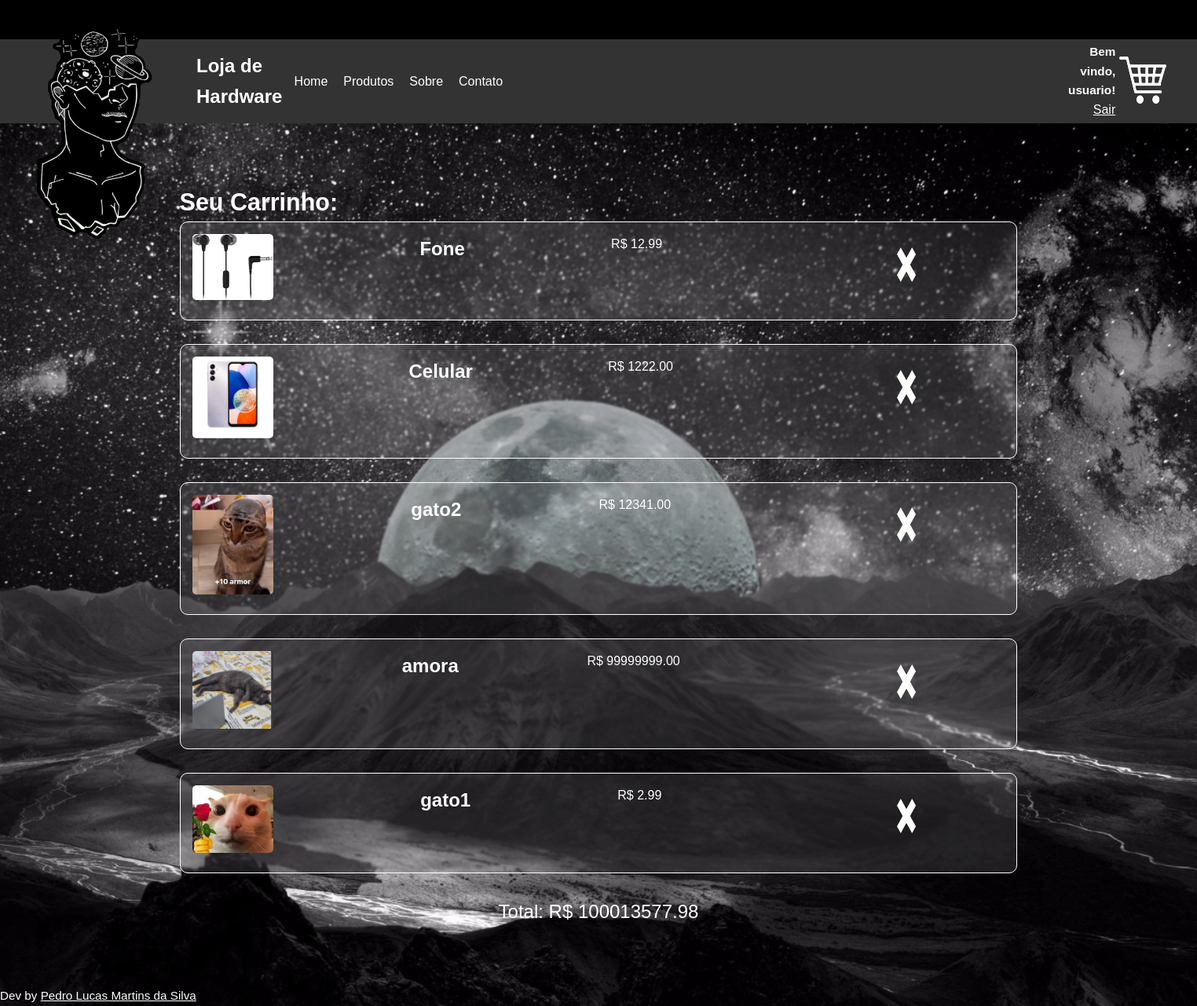
/carrinho/ (signed in), run on the app's committed database.
### loja/models.py (models this page shows, shortened)
class Usuario(models.Model):
    nome = models.CharField(max_length=100)
    email = models.EmailField(unique=True)
    senha = models.CharField(max_length=100)

class Produto(models.Model):
    nome = models.CharField(max_length=100)
    preco = models.DecimalField(max_digits=10, decimal_places=2)
    estoque = models.IntegerField()
    imagem = models.ImageField(upload_to='produtos/', null=True, blank=True)

class Cart(models.Model):
    usuario = models.OneToOneField(Usuario, on_delete=models.CASCADE)
    produtos = models.ManyToManyField('Produto', related_name='carrinhos', blank=True)
    def calcTot(self):
        total = sum(produto.preco for produto in self.produtos.all())
        return total
    class Meta:
        verbose_name_plural = "Carrinhos"

### loja/views.py (the view)
# urls.py: path('carrinho/', carrinho, name='carrinho'),
def carrinho(request):
    usuario_id = request.session.get('usuario_id')
    nome_usuario = None
    cart = None
    if usuario_id:
        try:
            usuario = Usuario.objects.get(pk=usuario_id)
            nome_usuario = usuario.nome
            cart = Cart.objects.filter(usuario=usuario).first()
        except Usuario.DoesNotExist:
            pass
    return render(request, 'loja/carrinho.html', {'nome_usuario': nome_usuario, 'cart': cart})

### loja/templates/loja/carrinho.html (shortened to what this page needs)
{% load static %}
<!DOCTYPE html>
<html lang="pt-br">
<head>
  <link rel="stylesheet" href="{% static '/loja/css/styles.css' %}">
</head>
<body>
  <header>
    <nav class="navbar">
      <div class="container">
        <img id="front" src="{% static '/loja/images/loginpage/frontedit.png' %}" alt="imagem decorativa">
        <h1 class="logo">Loja de Hardware</h1>
        <ul class="nav-links">
          <li><a href="{% url 'home' %}">Home</a></li>
          <li><a href="{% url 'home' %}">Produtos</a></li>
          <li><a href="https://jip8.github.io">Sobre</a></li>
          <li><a href="https://jip8.github.io">Contato</a></li>
        </ul>
        <div class="user">
          {% if nome_usuario %}
            <p class="login">Bem vindo, {{ nome_usuario }}!</p>
            <p><a href="{% url 'logout' %}">Sair</a></p>
          {% else %}
            <p class="login">Você não está autenticado. </p>
            <p><a href="{% url 'login' %}">Faça login!</a></p>
          {% endif %}
        </div>
        <div class="cart1">
          <form action="{% url 'carrinho' %}" method="post">
            <button type="submit" class="cart-icon">
                <img class="cart-icon" src="{% static '/loja/images/loginpage/cart.png' %}" alt="carrinho">
            </button>
        </form>
        </div>
      </div>
    </nav>
  </header>
  <main>
    <div class="carrinho">
        <h3>Seu Carrinho:</h3>
        <div class="itens">
            {% if nome_usuario %}
                {% if cart %}
                    {% if cart.produtos.exists %}
                        {% for produto in cart.produtos.all %}
                            <div class="item">
                                <img src="{{ produto.imagem.url }}" alt="{{ produto.nome }}">
                                <h3>{{ produto.nome }}</h3>
                                <p>R$ {{ produto.preco }}</p>
                                <form action="{% url 'remover_item' produto.id %}" method="post">
                                    <button class="x" type="submit">
                                        <img src="{% static '/loja/images/loginpage/x.png' %}" alt="x">
                                    </button>
                                </form>
                            </div>
                        {% endfor %}
                        <p class="tot">Total: R$ {{ cart.calcTot }}</p>
                    {% else %}
                        <p class="tot">Carrinho vazio</p>
                    {% endif %}
                {% else %}
                    <p class="tot">Carrinho vazio</p>
                {% endif %}
            {% else %}
                <p class="tot">Você não está autenticado.</p>
            {% endif %}
        </div>
    </div>
  </main>
  <footer>
    <p>Dev by <a href="https://jip8.github.io">Pedro Lucas Martins da Silva</a></p>
  </footer>
</body>
</html>

### loja/static/loja/css/styles.css (style rules this page uses)
* { margin: 0; padding: 0; box-sizing: border-box; }
body, html { background-color: black; }
#front { height: 300px; width: 200px; position: absolute; top: -35px; left: 20px; }
.navbar { background-color: #333; }
.container { width: 100%; margin: 0 auto; position: relative; }
.navbar .container { display: flex; justify-content: space-between; align-items: center; }
.logo { font-size: 1.5rem; padding-left: 250px; }
.nav-links { list-style: none; display: flex; }
.nav-links li { margin-right: 20px; }
.nav-links a { text-decoration: none; color: white; }
.user { display: block; text-align: right; padding-left: 700px; }
.login { font-weight: bold; font-size: 1vw; }
.cart1 { padding-right: 50px; }
.cart-icon { color: gray; width: 60px; height: 60px; background-color: transparent; border: none; }
body { font-family: Arial, sans-serif; line-height: 1.6; margin-top: 50px; }
main { width: 80vw; margin: auto; padding: 5vw; }
.itens { display: table-row; justify-content: space-between; flex-wrap: wrap; margin-top: 30px; }
.item { display: flex; justify-content: space-between; width: 100%; padding: 15px; margin-bottom: 30px; border: 1px solid #fff; border-radius: 10px; text-align: center; background: rgba(255, 255, 255, 0.1); backdrop-filter: blur(1px); }
.item img { width: 10%; height: 55%; border-radius: 5px; margin-bottom: 10px; }
.item h3 { font-size: 1.5rem; margin: 0; color: #fff; }
button { background-color: black; color: white; border: none; cursor: pointer; padding: 5px; border: 1px solid #ccc; border-radius: 4px; }
.tot { font-size: 1.5rem; margin: 0; color: #fff; text-align: center; }
a { color: #fff; }
.x { color: gray; width: 250px; height: 90px; background-color: transparent; border: none; justify-content: left; }

### data on the page
Usuario: nome "usuario"
Produto: imagem (picture), nome "Fone", preco "12.99"
Produto: imagem (picture), nome "Celular", preco "1222.00"
Produto: imagem (picture), nome "gato2", preco "12341.00"
Produto: imagem (picture), nome "amora", preco "99999999.00"
Produto: imagem (picture), nome "gato1", preco "2.99"
Cart: calcTot "100013577.98"
